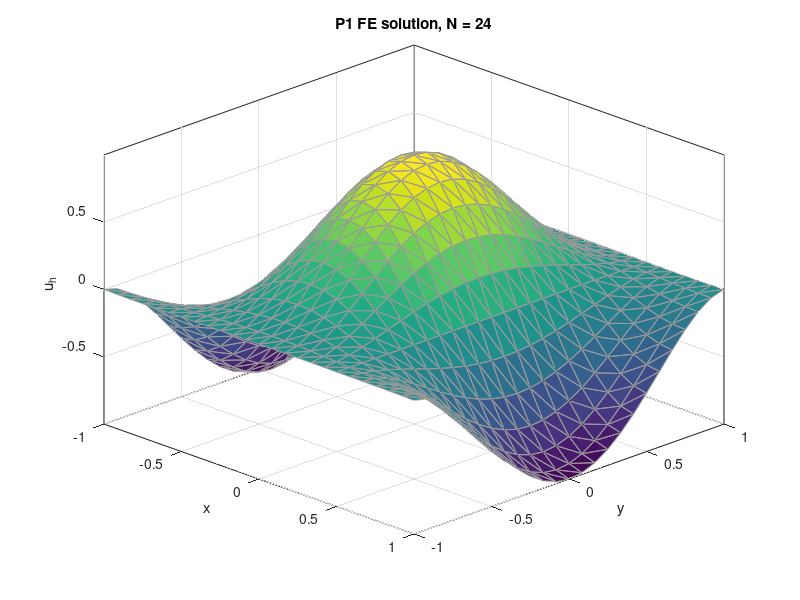
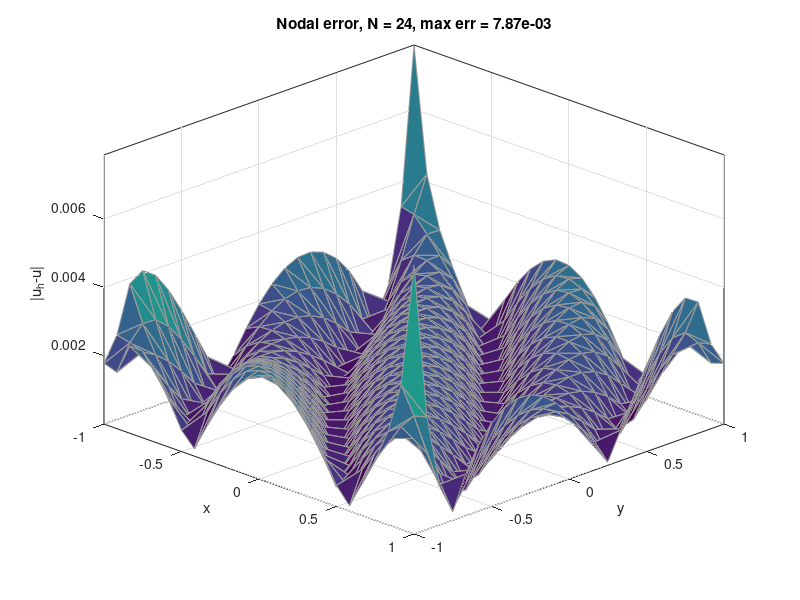

These charts were generated, in order, by the following MATLAB code:
clear; clc; close all;

%% exact solution and RHS
u_exact = @(x,y) cos(pi*x).*(y.^2 - 1).^2;
f_rhs   = @(x,y) cos(pi*x).*((pi^2+1)*(y.^2 - 1).^2 - 12*y.^2 + 4);

%% mesh parameter
N = 24;   % number of subintervals in each direction

%% build uniform mesh on [-1,1]^2
x1d = linspace(-1,1,N+1);
[X,Y] = meshgrid(x1d,x1d);
p = [X(:), Y(:)];          % node coordinates, size = (N+1)^2 x 2

% triangulation: split each square into 2 triangles
t = zeros(2*N*N,3);
elem = 0;
for j = 1:N
    for i = 1:N
        n1 = (j-1)*(N+1) + i;
        n2 = n1 + 1;
        n3 = j*(N+1) + i;
        n4 = n3 + 1;

        elem = elem + 1;
        t(elem,:) = [n1, n2, n4];

        elem = elem + 1;
        t(elem,:) = [n1, n4, n3];
    end
end

numNodes = size(p,1);
numElem  = size(t,1);

%% assemble global matrices
S = sparse(numNodes,numNodes);   % stiffness matrix
M = sparse(numNodes,numNodes);   % mass matrix
b = zeros(numNodes,1);           % load vector

% 3-point quadrature on reference triangle
lambda = [1/6 1/6 2/3;
          1/6 2/3 1/6;
          2/3 1/6 1/6];

for K = 1:numElem
    nodes = t(K,:);
    x = p(nodes,1);
    y = p(nodes,2);

    % area of triangle
    area = abs(det([1 x(1) y(1);
                    1 x(2) y(2);
                    1 x(3) y(3)]))/2;

    % local stiffness matrix for P1 element
    beta  = [y(2)-y(3); y(3)-y(1); y(1)-y(2)];
    gamma = [x(3)-x(2); x(1)-x(3); x(2)-x(1)];
    Se = (beta*beta' + gamma*gamma')/(4*area);

    % local mass matrix
    Me = area/12 * [2 1 1;
                    1 2 1;
                    1 1 2];

    % local load vector
    be = zeros(3,1);
    for q = 1:3
        phi = lambda(q,:)';      % basis values at quadrature point
        xq = phi.'*x;
        yq = phi.'*y;
        fq = f_rhs(xq,yq);
        be = be + (area/3) * fq * phi;
    end

    % assemble
    S(nodes,nodes) = S(nodes,nodes) + Se;
    M(nodes,nodes) = M(nodes,nodes) + Me;
    b(nodes) = b(nodes) + be;
end

%% solve FE system
% weak form: \int grad u · grad v + \int u v = \int f v
A = S + M;
uh = A \ b;

%% exact solution at nodes
ue = u_exact(p(:,1), p(:,2));
err = uh - ue;

% nodal max error
err_inf = norm(err,inf);

% approximate L2 error using mass matrix
err_L2 = sqrt(err' * M * err);

fprintf('N = %d\n', N);
fprintf('nodes per direction = %d\n', N+1);
fprintf('total nodes = %d\n', numNodes);
fprintf('number of triangles = %d\n', numElem);
fprintf('nodal max error = %.6e\n', err_inf);
fprintf('approx L2 error = %.6e\n', err_L2);

%% plots
figure;
trisurf(t, p(:,1), p(:,2), uh, 'EdgeColor', [0.6 0.6 0.6]);
xlabel('x'); ylabel('y'); zlabel('u_h');
title(['P1 FE solution, N = ', num2str(N)]);
view(45,30); axis tight; box on;

figure;
trisurf(t, p(:,1), p(:,2), abs(err), 'EdgeColor', [0.6 0.6 0.6]);
xlabel('x'); ylabel('y'); zlabel('|u_h-u|');
title(['Nodal error, N = ', num2str(N), ...
       ', max err = ', num2str(err_inf,'%.2e')]);
view(45,30); axis tight; box on;
